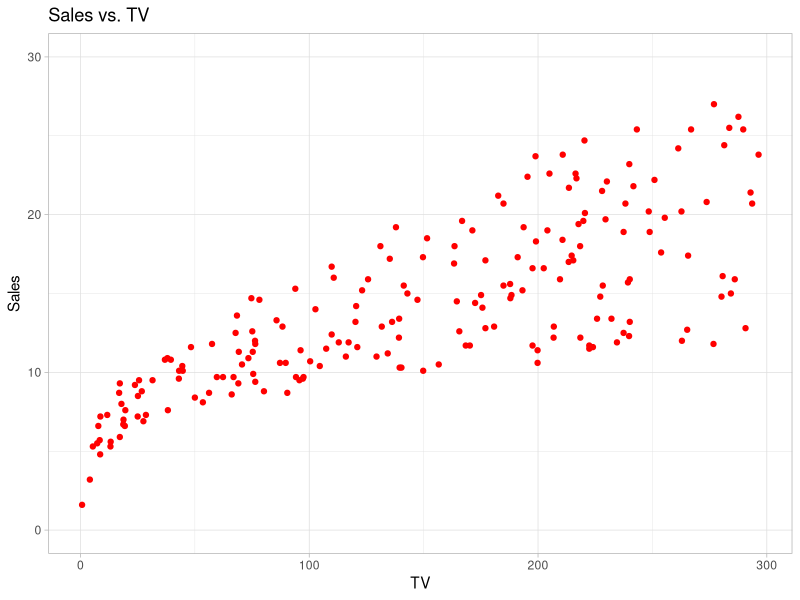
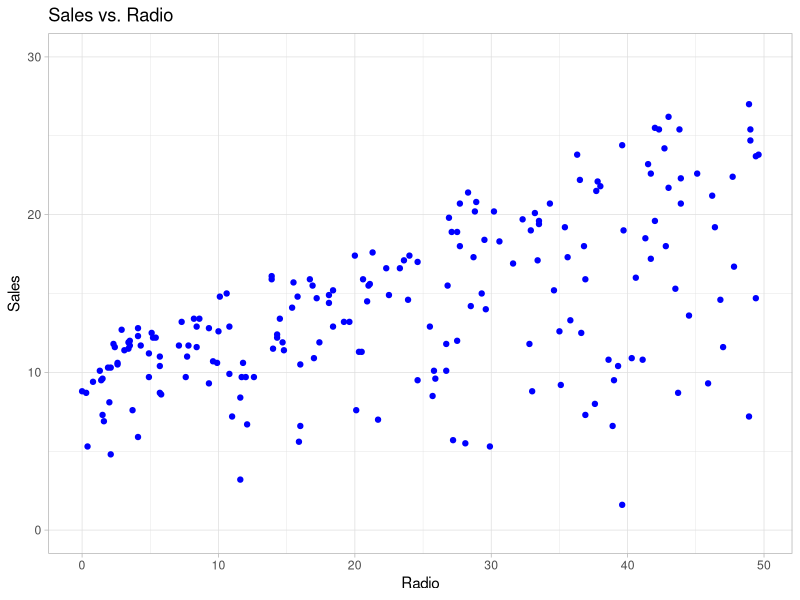
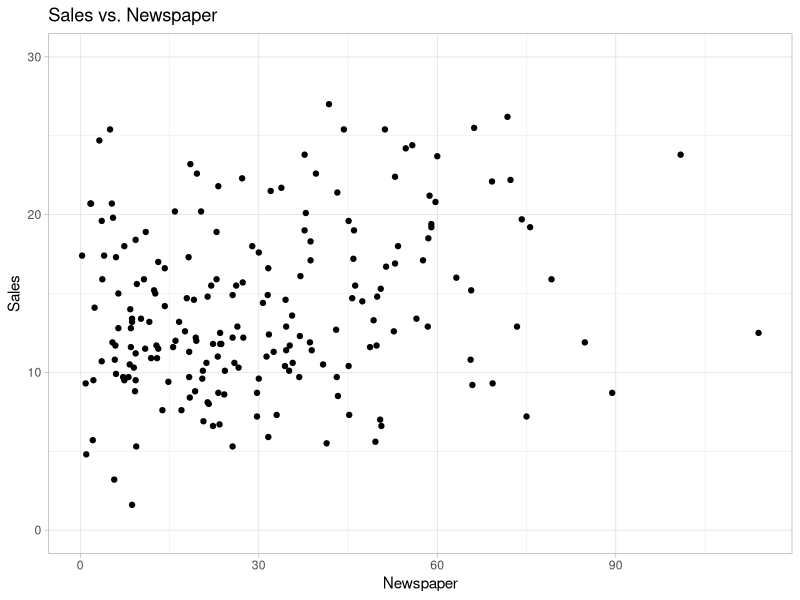

The R script that drew these images, in order:
#install package tidyverse if necessary
library(tidyverse)
setwd("C:/Users/User.DESKTOP-PM04AA1/Documents/UMBC/CourseDataSets")


advertising = read.csv("Advertising.csv")

ggplot(data = advertising, mapping = aes(x = TV, y =  Sales)) +
  geom_point(color = "red") + ylim(c(0,30)) + # set limits for y-axis for better viewing
  labs(title = "Sales vs. TV", x = "TV", y = "Sales") + theme_light()

ggplot(data = advertising, mapping = aes(x = Radio, y =  Sales)) +
  geom_point(color = "blue") + ylim(c(0,30)) + # set limits for y-axis for better viewing
  labs(title = "Sales vs. Radio", x = "Radio", y = "Sales" ) + theme_light()

ggplot(data = advertising, mapping = aes(x = Newspaper, y =  Sales)) +
  geom_point(color = "black") + ylim(c(0,30)) + # set limits for y-axis for better viewing
  labs(title = "Sales vs. Newspaper", x = "Newspaper", y = "Sales") + theme_light()

# Fit the linear regression model and assign it to "MyModel"
MyModel = lm(Sales ~ ., data = advertising)

# Coefficient Estimates, t statistics, p-values, R-squared, 
# and residual standard error
summary(MyModel)

## ANOVA (Analysis of Variance) Table
anova(MyModel)

## Obtaining the Parameter Estimates
coef(MyModel)

## 95% Confidence Intervals for the Parameters
confint(MyModel, level = 0.95)



myFittedValue = predict(MyModel,
        newdata = data.frame(TV = advertising$TV, Radio= advertising$Radio, Newspaper= advertising$Newspaper), interval = "confidence")

myNewData = data.frame(myFittedValue, Sales= advertising$Sales)

mySSR = sum((myNewData$fit - myNewData$Sales)^2)
mySSR
  